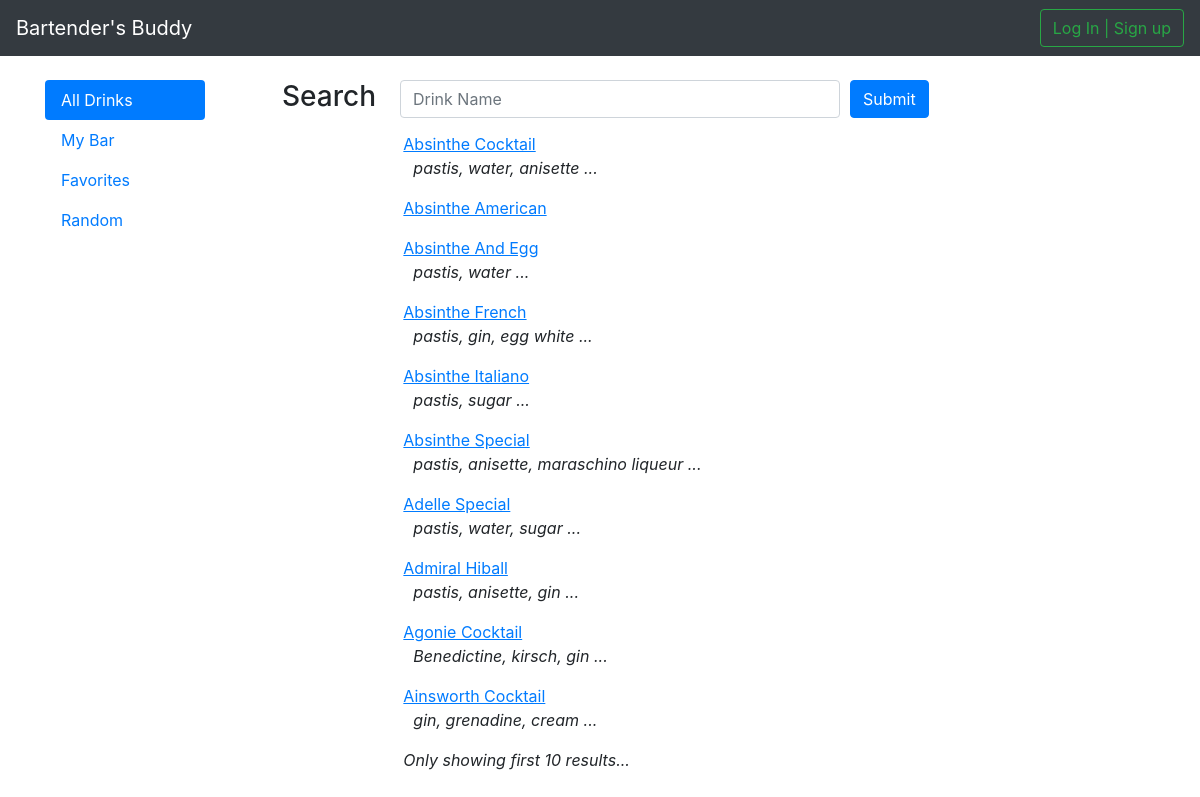
/all_drinks, run on the app's committed database.
### bartending/models.py (models this page shows)
class Drink(models.Model):
    id = models.IntegerField(primary_key=True)
    name = models.TextField(blank=True, null=True)
    class Meta:
        managed = False
        db_table = 'drink'

### bartending/views.py (the view)
# urls.py: path('all_drinks', views.all_drinks, name='all_drinks'),
def all_drinks(request):
    search_text = (request.GET['search_text'] if 'search_text' in request.GET else None)
    if search_text:
        results = query_drinks(search_text=search_text, limit=DEFAULT_SEARCH_RESULTS_COUNT)
        results_limited = (len(results) == DEFAULT_SEARCH_RESULTS_COUNT)
    else:
        results = query_drinks(search_text=None, limit=LOAD_PAGE_RESULTS_COUNT)
        results_limited = True
    return render(request, 'bartending/tabs.html',
        { 'username': get_username(request), 'active': 'all_drinks',
          'results': results, 'results_limited': results_limited })

### bartending/views.py (called while the page is built, shortened)
def get_username(request):
    if request.user.is_authenticated:
        return request.user.username
    else:
        return None

def get_drink_ingredients(drink_id):
    ingredient_text = ""
    ingredients = Recipe.objects.filter(drink=drink_id).filter(ingredient__gt=0).values_list('ingredient')
    if len(ingredients) > 0:
        for i in range(0, min(3, len(ingredients))):
            ingredient_text += Ingredient.objects.get(id=ingredients[i][0]).name
            if i == min(3, len(ingredients)) - 1:
                ingredient_text += " ..."
            else:
                ingredient_text += ", "
    return ingredient_text

def query_drinks(search_text=None, limit=LOAD_PAGE_RESULTS_COUNT):
    results = list() # format: [ {'id': 3, name': 'Rum and Coke', 'ingredients': 'Rum, ice, coke...'}, ... ]
    if search_text == None: # not a search, just default rendering of page. List first N drinks of db
        for drink in Drink.objects.all():
            if len(results) >= limit:
                break
            ingredient_text = get_drink_ingredients(drink.id)
            results.append({ 'id': drink.id, 'name': drink.name, 'ingredients': ingredient_text })
    return results

### bartending/templates/bartending/tabs.html
{% extends 'bartending/base.html' %}
{% block content %}
<div class="col-sm-2">
  <div class="nav flex-column nav-pills" id="v-pills-tab" role="tablist" aria-orientation="vertical">
    {% if active == "all_drinks" or active == "drink" %}
      <a class="nav-link active" id="v-pills-alldrinks-tab" href="{% url 'all_drinks' %}" role="tab" aria-controls="v-pills-alldrinks" aria-selected="true">All Drinks</a>
    {% else %}
      <a class="nav-link" id="v-pills-alldrinks-tab" href="{% url 'all_drinks' %}" role="tab" aria-controls="v-pills-alldrinks" aria-selected="false">All Drinks</a>
    {% endif %}
    {% if active == "my_bar" %}
      <a class="nav-link active" id="v-pills-mybar-tab" href="{% url 'my_bar' %}" role="tab" aria-controls="v-pills-mybar" aria-selected="true">My Bar</a>
    {% else %}
      <a class="nav-link" id="v-pills-mybar-tab" href="{% url 'my_bar' %}" role="tab" aria-controls="v-pills-mybar" aria-selected="false">My Bar</a>
    {% endif %}
    {% if active == "favorites" %}
      <a class="nav-link active" id="v-pills-favorites-tab" href="{% url 'favorites' %}" role="tab" aria-controls="v-pills-favorites" aria-selected="true">Favorites</a>
    {% else %}
      <a class="nav-link" id="v-pills-favorites-tab" href="{% url 'favorites' %}" role="tab" aria-controls="v-pills-favorites" aria-selected="false">Favorites</a>
    {% endif %}
    {% if active == "random" %}
      <a class="nav-link active" id="v-pills-random-tab" href="{% url 'random' %}" role="tab" aria-controls="v-pills-random" aria-selected="true">Random</a>
    {% else %}
      <a class="nav-link" id="v-pills-random-tab" href="{% url 'random' %}" role="tab" aria-controls="v-pills-random" aria-selected="false">Random</a>
    {% endif %}
  </div>
</div>
<div class="col-sm-10">
  <div class="tab-content" id="v-pills-tabContent">
    {% if active == "all_drinks" %}
      {% include 'bartending/all_drinks.html' %}
    {% elif active == "my_bar" %}
      {% include 'bartending/my_bar.html' %}
    {% elif active == "favorites" %}
      {% include 'bartending/favorites.html' %}
    {% elif active == "random" %}
      {% include 'bartending/random.html' %}
    {% elif active == "drink" %}
      {% include 'bartending/drink.html' %}
    {% endif %}
  </div>
</div>
{% endblock%}

### bartending/templates/bartending/base.html (shortened to what this page needs)
{% load static %}
<!doctype html>
<html lang="en">
  <head>
    <link href="https://stackpath.bootstrapcdn.com/bootstrap/4.1.1/css/bootstrap.min.css" rel="stylesheet">
    <link rel="stylesheet" href="{% static 'css/main.css' %}">
  </head>
  <body>
    <nav class="navbar navbar-expand-md navbar-dark bg-dark fixed-top">
      <a class="navbar-brand" href="" id="site-title">Bartender's Buddy</a>
      <div class="collapse navbar-collapse" id="navbarsExampleDefault">
        {% if username == None %}
          <form class="form-inline my-2 my-lg-0" action="{% url 'login' %}">
            <button class="btn btn-outline-success my-2 my-sm-0" type="submit">Log In | Sign up</button>
          </form>
        {% else %}
          <span class="text-success">Hello, {{ username }}</span>
          <span id="divider"> | </span>
          <a href="{% url 'logout' %}"><span class="text-danger"><u>Sign Out</u></span></a>
        {% endif %}
      </div>
    </nav>
    <main role="main" class="container">
      <div class="row">
        {% block content %}
        {% endblock %}
      </div>
    </main>
  </body>
</html>

### bartending/templates/bartending/all_drinks.html
<div class="tab-pane fade show active" id="v-pills-alldrinks" role="tabpanel" aria-labelledby="v-pills-alldrinks-tab">
  <div class="col-sm-12">
    <form action="{% url 'all_drinks' %}" method="GET">
      <div class="form-row">
        <div class="col-sm-2">
          <h3 id="search">Search</h3>
          </div>
          <div class="col-sm-6">
            <input type="text" name="search_text" class="form-control" placeholder="Drink Name">
          </div>
          <div class="col-sm-2">
          <button type="submit" class="btn btn-primary">Submit</button>
        </div>
      </div>
    </form>
    <div class="row">
      <div class="col-sm-2"></div>
      <div id="searchresults" class="col-sm-7">
        {% include 'bartending/drink_results.html' %}
      </div>
    </div>
  </div>
</div>

### bartending/templates/bartending/drink_results.html (shortened to what this page needs)
{% for result in results %}
  <p>
  <a href="{% url 'single_drink' result.id %}"><u>{{ result.name }}</u></a>
  {% if result.ingredients != "" %}
    <br>
    <span><i>{{ result.ingredients }}</i></span>
  {% endif %}
  </p>
{% endfor %}
{% if results_limited %}
  <p><i>Only showing first {{ results|length }} results...</i></p>
{% endif %}

### bartending/static/css/main.css (style rules this page uses)
body { padding-top: 5rem; }
h3#search { text-align: right; padding-right: 10%; }
#searchresults, #favorites { margin-top: 10px; }
#searchresults span, #favorites span { margin-left: 10px; }

### data on the page
Drink: name "Absinthe Cocktail"
Drink: name "Absinthe American"
Drink: name "Absinthe And Egg"
Drink: name "Absinthe French"
Drink: name "Absinthe Italiano"
Drink: name "Absinthe Special"
Drink: name "Adelle Special"
Drink: name "Admiral Hiball"
Drink: name "Agonie Cocktail"
Drink: name "Ainsworth Cocktail"

### other printed values
{{ result.ingredients }} "pastis, water, anisette ..." "pastis, water ..." "pastis, gin, egg white ..." "pastis, sugar ..." "pastis, anisette, maraschino liqueur ..." "pastis, water, sugar ..." "pastis, anisette, gin ..." "Benedictine, kirsch, gin ..." "gin, grenadine, cream ..."
{{ results|length }} "10"
